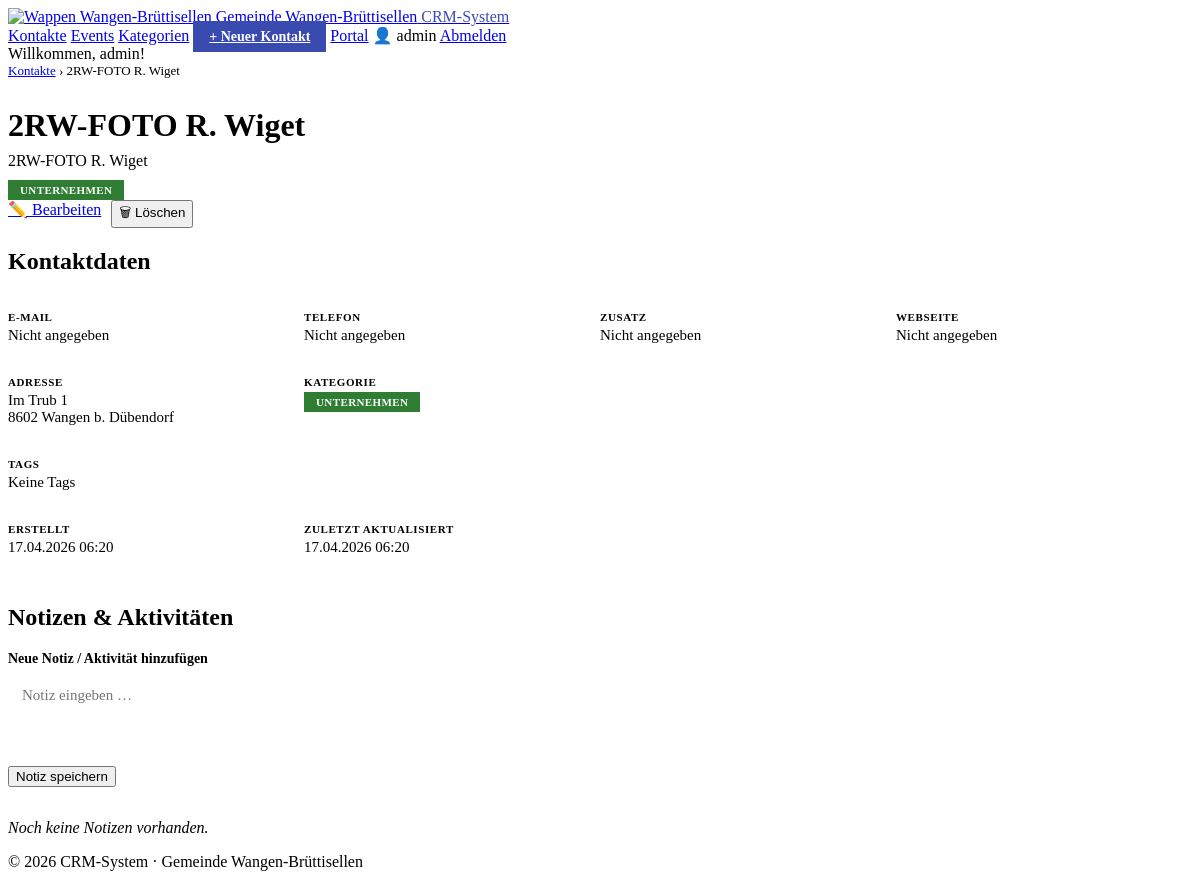
Screenshot of /crm/contact_view.php?id=1 (signed in) with the database file from the repository.
### tables this page shows
CREATE TABLE IF NOT EXISTS crm_contacts (
    id           INT AUTO_INCREMENT PRIMARY KEY,
    first_name   VARCHAR(100) DEFAULT '',
    last_name    VARCHAR(150) NOT NULL,
    organization VARCHAR(200) DEFAULT '',
    email        VARCHAR(200) DEFAULT '',
    phone        VARCHAR(60)  DEFAULT '',
    address      TEXT,
    notes        TEXT,
    category_id  INT          NULL,
    tags         VARCHAR(500) DEFAULT '',
    zusatz       VARCHAR(200) DEFAULT '',
    webseite     VARCHAR(300) DEFAULT '',
    created_at   DATETIME     DEFAULT CURRENT_TIMESTAMP,
    updated_at   DATETIME     DEFAULT CURRENT_TIMESTAMP ON UPDATE CURRENT_TIMESTAMP,
    FOREIGN KEY (category_id) REFERENCES crm_categories(id) ON DELETE SET NULL
);

CREATE TABLE IF NOT EXISTS crm_categories (
    id         INT AUTO_INCREMENT PRIMARY KEY,
    name       VARCHAR(100) NOT NULL,
    color      VARCHAR(7)   NOT NULL DEFAULT '#00acb3',
    created_at DATETIME     DEFAULT CURRENT_TIMESTAMP
);

### config.php (called while the page is built, shortened)
<?php
function e($str) {
    return htmlspecialchars($str ?? '', ENT_QUOTES, 'UTF-8');
}

### crm/contact_view.php (the view, shortened to what this page needs)
<?php
require_once __DIR__ . '/../config.php';
$id = (int)($_GET['id'] ?? 0);
$stmt = $pdo->prepare("
    SELECT c.*, cat.name AS category_name, cat.color AS category_color
    FROM crm_contacts c
    LEFT JOIN crm_categories cat ON cat.id = c.category_id
    WHERE c.id = ?
");
$stmt->execute([$id]);
$contact = $stmt->fetch();
$noteStmt = $pdo->prepare("
    SELECT n.*, u.username AS author
    FROM crm_notes n
    LEFT JOIN users u ON u.id = n.created_by
    WHERE n.contact_id = ?
    ORDER BY n.created_at DESC
");
$noteStmt->execute([$id]);
$notes = $noteStmt->fetchAll();
$name = trim($contact['first_name'] . ' ' . $contact['last_name']);
include __DIR__ . '/includes/header.php';
?>
<div style="font-size:13px; color:var(--text-muted); margin-bottom:28px;">
    <a href="index.php">Kontakte</a> &rsaquo; <?= e($name) ?>
</div>
<div class="page-header">
    <div>
        <h1 style="margin-bottom:8px;"><?= e($name) ?></h1>
        <?php if ($contact['organization']): ?>
            <div style="font-size:16px; color:var(--text-muted); font-weight:500;"><?= e($contact['organization']) ?></div>
        <?php endif; ?>
        <?php if ($contact['category_name']): ?>
            <span class="crm-cat-badge" style="background:<?= e($contact['category_color']) ?>; margin-top:10px; display:inline-block;">
                <?= e($contact['category_name']) ?>
            </span>
        <?php endif; ?>
    </div>
    <div style="display:flex; gap:10px; flex-wrap:wrap;">
        <a href="contact_form.php?id=<?= $id ?>" class="btn-secondary">✏️ Bearbeiten</a>
        <form method="post" action="contact_delete.php" onsubmit="return confirm('Kontakt «<?= e(addslashes($name)) ?>» wirklich löschen?');" style="display:inline;">
            <button type="submit" class="btn-danger">🗑 Löschen</button>
        </form>
    </div>
</div>
<div class="card" style="margin-bottom:32px;">
    <h2 style="margin-bottom:20px;">Kontaktdaten</h2>
    <div class="contact-meta-grid">
        <div class="contact-meta-item">
            <div class="contact-meta-label">E-Mail</div>
            <div class="contact-meta-value">
                <?php if ($contact['email']): ?>
                    <a href="mailto:<?= e($contact['email']) ?>"><?= e($contact['email']) ?></a>
                <?php else: ?>
                    <span class="empty">Nicht angegeben</span>
                <?php endif; ?>
            </div>
        </div>
        <div class="contact-meta-item">
            <div class="contact-meta-label">Telefon</div>
            <div class="contact-meta-value">
                <?php if ($contact['phone']): ?>
                    <a href="tel:<?= e($contact['phone']) ?>"><?= e($contact['phone']) ?></a>
                <?php else: ?>
                    <span class="empty">Nicht angegeben</span>
                <?php endif; ?>
            </div>
        </div>
        <div class="contact-meta-item">
            <div class="contact-meta-label">Zusatz</div>
            <div class="contact-meta-value">
                <?php if ($contact['zusatz']): ?>
                    <?= e($contact['zusatz']) ?>
                <?php else: ?>
                    <span class="empty">Nicht angegeben</span>
                <?php endif; ?>
            </div>
        </div>
        <div class="contact-meta-item">
            <div class="contact-meta-label">Webseite</div>
            <div class="contact-meta-value">
                <?php if ($contact['webseite']): ?>
                    <a href="<?= e($contact['webseite']) ?>" target="_blank" rel="noopener">
                        <?= e($contact['webseite']) ?>
                    </a>
                <?php else: ?>
                    <span class="empty">Nicht angegeben</span>
                <?php endif; ?>
            </div>
        </div>
        <div class="contact-meta-item">
            <div class="contact-meta-label">Adresse</div>
            <div class="contact-meta-value">
                <?php if ($contact['address']): ?>
                    <?= nl2br(e($contact['address'])) ?>
                <?php else: ?>
                    <span class="empty">Nicht angegeben</span>
                <?php endif; ?>
            </div>
        </div>
        <div class="contact-meta-item">
            <div class="contact-meta-label">Kategorie</div>
            <div class="contact-meta-value">
                <?php if ($contact['category_name']): ?>
                    <span class="crm-cat-badge" style="background:<?= e($contact['category_color']) ?>;"><?= e($contact['category_name']) ?></span>
                <?php else: ?>
                    <span class="empty">Keine Kategorie</span>
                <?php endif; ?>
            </div>
        </div>
        <div class="contact-meta-item" style="grid-column: 1 / -1;">
            <div class="contact-meta-label">Tags</div>
            <div class="contact-meta-value">
                <?php
                $tags = array_filter(array_map('trim', explode(',', $contact['tags'] ?? '')));
                if ($tags): foreach ($tags as $t): ?>
                    <a href="index.php?tag=<?= urlencode($t) ?>" class="crm-tag" style="text-decoration:none;color:#3a4bb0;"><?= e($t) ?></a>
                <?php endforeach; else: ?>
                    <span class="empty">Keine Tags</span>
                <?php endif; ?>
            </div>
        </div>
        <div class="contact-meta-item">
            <div class="contact-meta-label">Erstellt</div>
            <div class="contact-meta-value"><?= date('d.m.Y H:i', strtotime($contact['created_at'])) ?></div>
        </div>
        <div class="contact-meta-item">
            <div class="contact-meta-label">Zuletzt aktualisiert</div>
            <div class="contact-meta-value"><?= date('d.m.Y H:i', strtotime($contact['updated_at'])) ?></div>
        </div>
    </div>
</div>
<div class="card">
    <h2>Notizen &amp; Aktivitäten</h2>
    <form method="post" action="note_save.php" style="margin-bottom:32px;">
        <label style="font-weight:700; font-size:14px; color:var(--text-dark); display:block; margin-bottom:8px;">
            Neue Notiz / Aktivität hinzufügen
        </label>
        <textarea name="note" rows="3" placeholder="Notiz eingeben …" required
                  style="width:100%; padding:12px 14px; border:1px solid var(--border-strong); font-family:inherit; font-size:15px; resize:vertical; margin-bottom:12px;"></textarea>
        <button type="submit" class="btn-primary">Notiz speichern</button>
    </form>
    <?php if (!$notes): ?>
        <p style="color:var(--text-muted); font-style:italic;">Noch keine Notizen vorhanden.</p>
    <?php endif; ?>
</div>
<?php include __DIR__ . '/includes/footer.php'; ?>

### crm/includes/header.php (style rules this page uses)
.crm-cat-badge { display: inline-block; padding: 4px 12px; font-size: 11px; font-weight: 700; text-transform: uppercase; letter-spacing: 0.4px; color: #ffffff; }
.contact-meta-grid { display: grid; grid-template-columns: repeat(auto-fit, minmax(240px, 1fr)); gap: 0; }
.contact-meta-item { padding: 16px 0; border-bottom: 1px solid var(--border); }
.contact-meta-label { font-size: 11px; font-weight: 700; text-transform: uppercase; letter-spacing: 0.6px; color: var(--text-muted); margin-bottom: 4px; }
.contact-meta-value { font-size: 15px; color: var(--text-dark); font-weight: 500; }

### rows the page displays
crm_contacts: last_name "2RW-FOTO R. Wiget", organization "2RW-FOTO R. Wiget", category.name "UNTERNEHMEN", address "Im Trub 1 8602 Wangen b. Dübendorf", created_at "17.04.2026 06:20", updated_at "17.04.2026 06:20"

### other values shown
$_SESSION['username'] "admin"
$msg "Willkommen, admin!"
